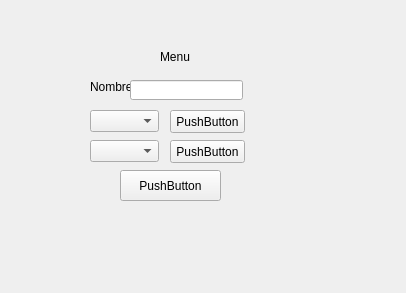
<?xml version="1.0" encoding="UTF-8"?>
<ui version="4.0">
 <class>Form</class>
 <widget class="QWidget" name="Form">
  <property name="geometry">
   <rect>
    <x>0</x>
    <y>0</y>
    <width>406</width>
    <height>293</height>
   </rect>
  </property>
  <property name="windowTitle">
   <string>Form</string>
  </property>
  <widget class="QLabel" name="label">
   <property name="geometry">
    <rect>
     <x>90</x>
     <y>80</y>
     <width>47</width>
     <height>13</height>
    </rect>
   </property>
   <property name="text">
    <string>Nombre</string>
   </property>
  </widget>
  <widget class="QLineEdit" name="lineEdit">
   <property name="geometry">
    <rect>
     <x>130</x>
     <y>80</y>
     <width>113</width>
     <height>20</height>
    </rect>
   </property>
  </widget>
  <widget class="QPushButton" name="pushButton">
   <property name="geometry">
    <rect>
     <x>170</x>
     <y>110</y>
     <width>75</width>
     <height>23</height>
    </rect>
   </property>
   <property name="text">
    <string>PushButton</string>
   </property>
  </widget>
  <widget class="QPushButton" name="pushButton_2">
   <property name="geometry">
    <rect>
     <x>170</x>
     <y>140</y>
     <width>75</width>
     <height>23</height>
    </rect>
   </property>
   <property name="text">
    <string>PushButton</string>
   </property>
  </widget>
  <widget class="QPushButton" name="pushButton_3">
   <property name="geometry">
    <rect>
     <x>120</x>
     <y>170</y>
     <width>101</width>
     <height>31</height>
    </rect>
   </property>
   <property name="text">
    <string>PushButton</string>
   </property>
  </widget>
  <widget class="QComboBox" name="comboBox">
   <property name="geometry">
    <rect>
     <x>90</x>
     <y>110</y>
     <width>69</width>
     <height>22</height>
    </rect>
   </property>
  </widget>
  <widget class="QComboBox" name="comboBox_2">
   <property name="geometry">
    <rect>
     <x>90</x>
     <y>140</y>
     <width>69</width>
     <height>22</height>
    </rect>
   </property>
  </widget>
  <widget class="QLabel" name="label_2">
   <property name="geometry">
    <rect>
     <x>160</x>
     <y>50</y>
     <width>47</width>
     <height>13</height>
    </rect>
   </property>
   <property name="text">
    <string>Menu</string>
   </property>
  </widget>
 </widget>
 <resources/>
 <connections/>
</ui>
